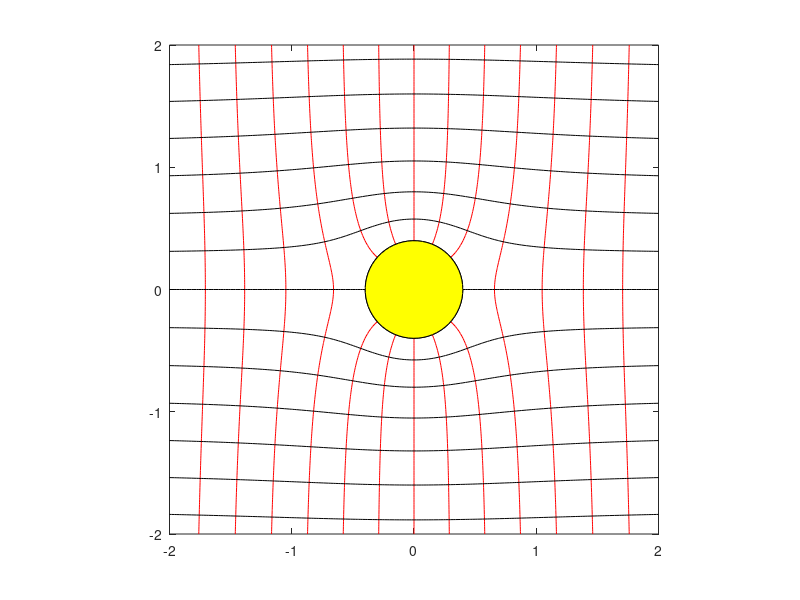
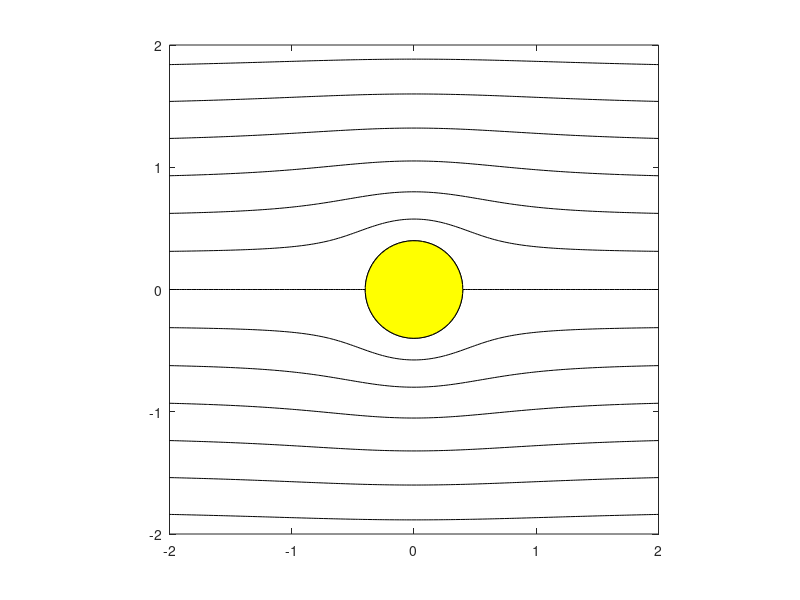
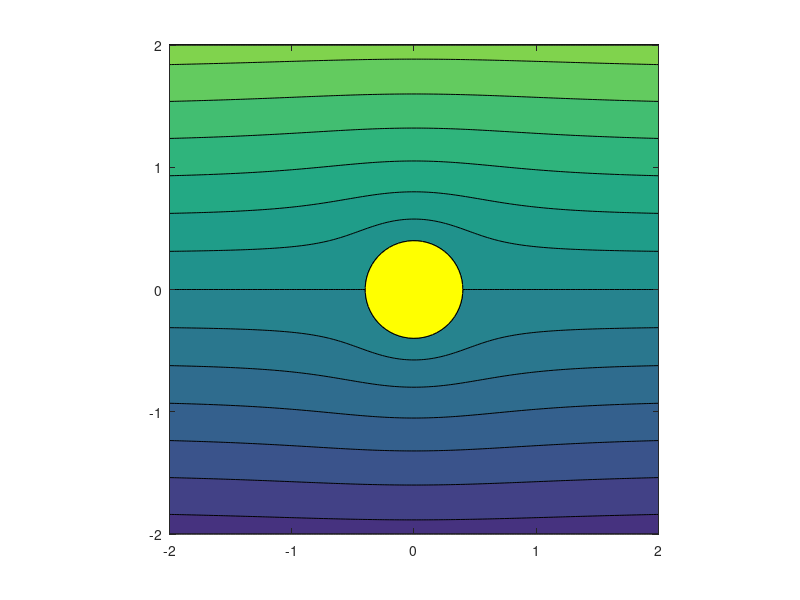

The MATLAB source for these figures, in order:
clc
clear all
close all

%nonlifiting flow over a circular cyliner
U = 1; 
mu =1;%nonlifiting_cylinder_strength strength
R = sqrt(mu/(2*pi*U));
theta = 0:0.1:2*pi;
x1 = R*cos(theta);
y1 = R*sin(theta);
%GRID*
x = -2:0.02:2;
y = -2:0.02:2;

for m = 1:length(x);
     for n = 1:length(y);
         xx(m,n) = x(m);
         yy(m,n) = y(n);
         % velocity potential function
         phi_nonlifting_cylinder(m,n) = U*x(m)+...
                                    (mu*x(m)/(2*pi*(x(m)^2+y(n)^2)));
                                    
         %stream function
         psi_nonlifting_cylinder(m,n) = U*y(n)-...
                                   (mu*y(n)/(2*pi*(x(m)^2+y(n)^2)));
                                   
     end
end
%plotting syntax

figure(1)
%psi-phi mesh
%equipotential lines
contour(xx,yy,phi_nonlifting_cylinder,[-3:0.3:3],'r')
hold on
%streamlines
contour(xx,yy,psi_nonlifting_cylinder,[-3:0.3:3],'k')
hold on
fill(x1,y1,'y')
axis square

figure(2)
%streamlines
contour(xx,yy,psi_nonlifting_cylinder,[-3:0.3:3],'k')
hold on
fill(x1,y1,'y')
axis square

figure(3)
%stream surfaces
contourf(xx,yy,psi_nonlifting_cylinder,[-3:0.3:3])
hold on
fill(x1,y1,'y')
axis square